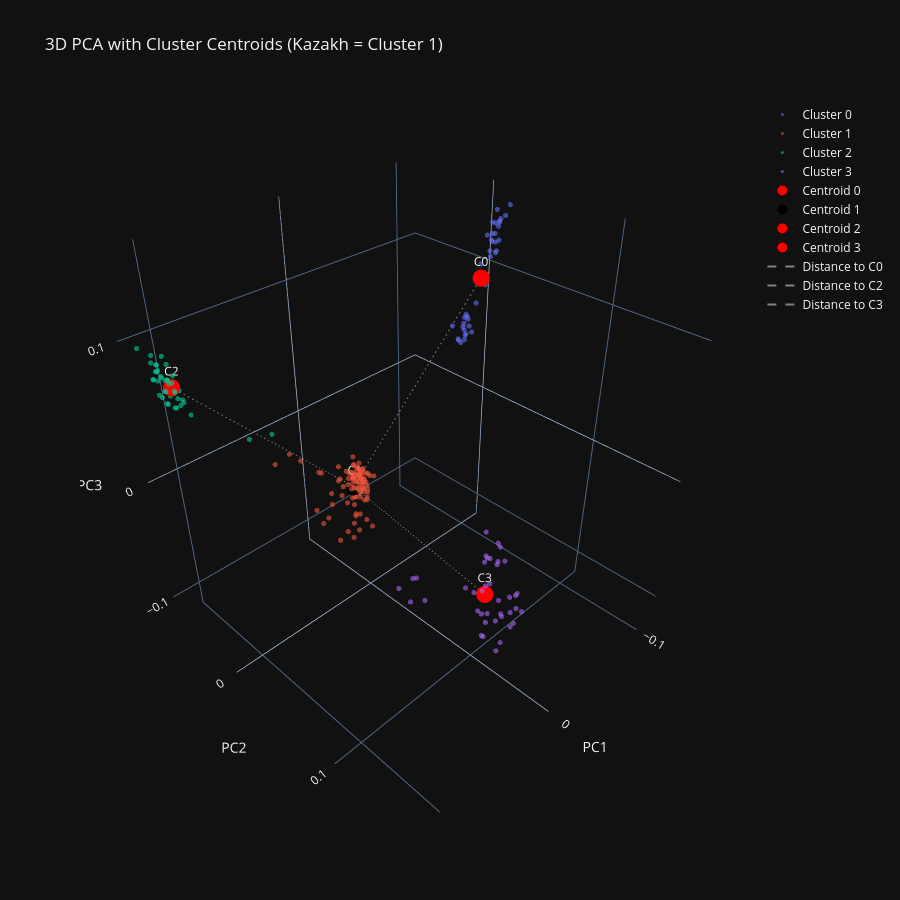

Here is the notebook cell this chart was saved with:
### Code cell
fig = go.Figure()

for cluster_id in centroids.index:
    subset = pca_no_outliers[pca_no_outliers['Cluster'] == cluster_id]
    fig.add_trace(go.Scatter3d(
        x=subset['PC1'], y=subset['PC2'], z=subset['PC3'],
        mode='markers',
        name=f'Cluster {cluster_id}',
        marker=dict(size=3),
        opacity=0.6))

for cluster_id, row in centroids.iterrows():
    fig.add_trace(go.Scatter3d(
        x=[row['PC1']], y=[row['PC2']], z=[row['PC3']],
        mode='markers+text',
        name=f'Centroid {cluster_id}',
        marker=dict(size=10, color='black' if cluster_id == kazakh_cluster else 'red'),
        text=[f'C{cluster_id}'],
        textposition='top center'))

for cluster_id, other_center in centroids.iterrows():
    if cluster_id == kazakh_cluster:
        continue
    fig.add_trace(go.Scatter3d(
        x=[kazakh_center['PC1'], other_center['PC1']],
        y=[kazakh_center['PC2'], other_center['PC2']],
        z=[kazakh_center['PC3'], other_center['PC3']],
        mode='lines',
        name=f'Distance to C{cluster_id}',
        line=dict(color='gray', width=2, dash='dash')))

fig.update_layout(title=f'3D PCA with Cluster Centroids (Kazakh = Cluster {kazakh_cluster})',scene=dict(xaxis_title='PC1',yaxis_title='PC2', zaxis_title='PC3'),width=900,height=900)
fig.show()
